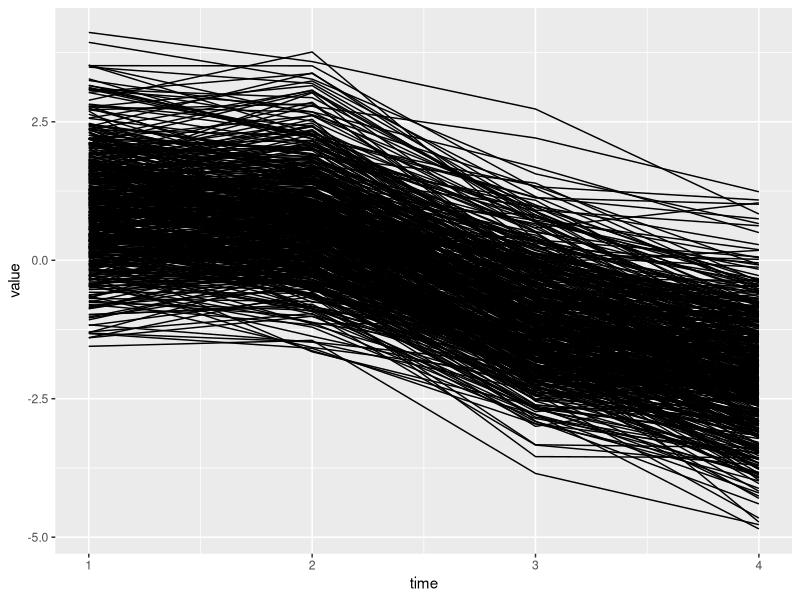
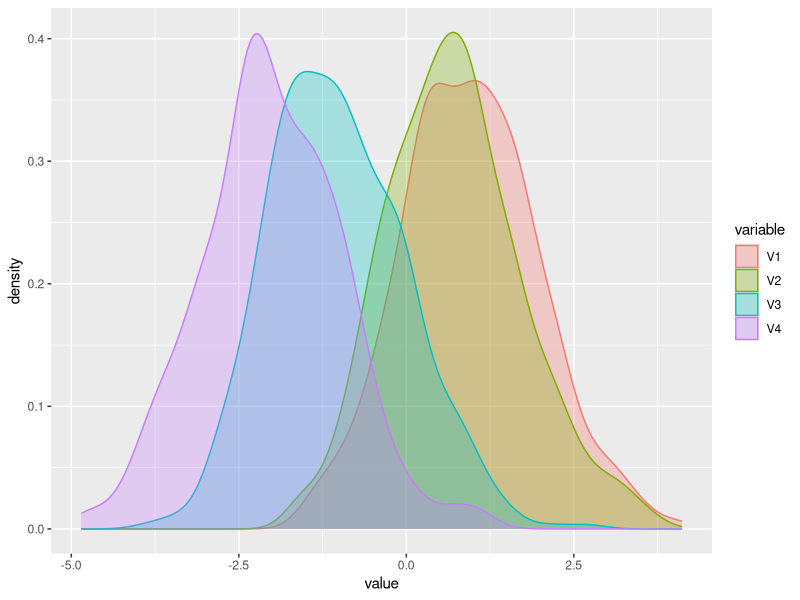

Recreate these plots in R, in order. (Note: this script raises an error after producing the figures.)
library(MASS)
library(MASS)

mu <- c(1, 0.75, -1, -2)
Sigma <- matrix(c(
  1.0, .75, .75, .75, 
  .75, 1.0, .75, .75, 
  .75, .75, 1.0, .75,
  .75, .75, .75, 1.0), 
  nrow=4, ncol=4) 

fun.shit <- function(mu, sigma, n, disturb){
  require(reshape2)
  require(ggplot2)
  rawvars <- mvrnorm(n, mu=mu, Sigma=Sigma)
  rawvars <- as.data.frame(rawvars)
  rawvars$id <- factor(seq(1:n))
  raw.m <- melt(rawvars, id = "id")
  raw.m$time <- rep(1:length(mu), each = n)
  if(disturb == TRUE) {
    rawvars[, 3] <- punif(rawvars[, 3])
  }
 # print(cor(rawvars[, 1:3]))
  p <- ggplot(raw.m, aes(x = time, y = value, group = id)) + geom_line()
  print(p)
  
  z <- ggplot(raw.m, aes(x = value)) + geom_density(aes(group = variable, colour = variable, fill = variable), alpha = .3)
  #z + aes(group = variable, colour = variable))
  print(z)
  #p + stat_smooth(method = 'auto')
}

fun.shit(mu, sigma, 500, disturb = FALSE)  

mu <- c(0, -0.05, -1, -2)
Sigma <- matrix(c(
  1.0, .20, .20, .20, 
  .20, 1.0, .40, .40, 
  .20, .40, 1.0, .40,
  .20, .40, .40, 1.0), 
  nrow=4, ncol=4) 

  library(MASS)
rawvars <- as.data.frame(mvrnorm(1000, mu=mu, Sigma=Sigma))


library(Hmisc)
rcorr(as.matrix(rawvars))

names(rawvars)
  
library(lavaan)

meas1 <-'
F1 =~ V1 + V2 + V3 + V4
'

fit.meas1 <- cfa(meas1, data = rawvars, std.lv = TRUE, meanstructure = TRUE)
summary(fit.meas1, fit.measures = TRUE)

lamb <- parameterEstimates(fit.meas1)
lamb <- lamb[1:4, 4]
int <- parameterEstimates(fit.meas1)
int <- int[10:13, 4]
var <- parameterEstimates(fit.meas1)
var <- var[5:8, 4]

vals <- predict(fit.meas1)

df <- data.frame(lamb = lamb, int = int)
df$disc <- lamb/sqrt(1-(lamb)^2) 
df$diff <- -1*(int/sqrt(1-(lamb)^2)) 
df$info <- (lamb)^2/(var)^2

df1 <- data.frame(vals = vals, disc1 = rep(df[1,1], 1000), disc2 = rep(df[2,1], 1000), disc3 = rep(df[3,1], 1000), disc4 = rep(df[4,1], 1000), diff1  = rep(df[1,2], 1000), diff2  = rep(df[2,2], 1000), diff3  = rep(df[3,2], 1000), diff4  = rep(df[4,2], 1000)) 

df1$prob1 <- exp(1.7*df1[1,1]*(vals-df1[1,2]))/(1 + exp(1.7*df1[1,1]*(vals-df1[1,2])))
df1$prob1 <- as.numeric(df1$prob1)
df1$prob2 <- exp(1.7*df1[2,1]*(vals-df1[2,2]))/(1 + exp(1.7*df1[2,1]*(vals-df1[2,2])))
df1$prob2 <- as.numeric(df1$prob2)
df1$prob3 <- exp(1.7*df1[3,1]*(vals-df1[3,2]))/(1 + exp(1.7*df1[3,1]*(vals-df1[3,2])))
df1$prob3 <- as.numeric(df1$prob3)
df1$prob4 <- exp(1.7*df1[4,1]*(vals-df1[4,2]))/(1 + exp(1.7*df1[4,1]*(vals-df1[4,2])))
df1$prob4 <- as.numeric(df1$prob4)

plot(prob1 ~ vals, data = df1, col = 1)
for (i in 11:13){
  points(df1[, i] ~ vals, data = df1, col = i)
}
abline(h = 0.5, lty = 3)
abline(h = df[1,3], col = 1)
abline(h = df[2,3], col = 11)
abline(h = df[3,3], col = 12)
abline(h = df[4,3], col = 13)

head(df1)
